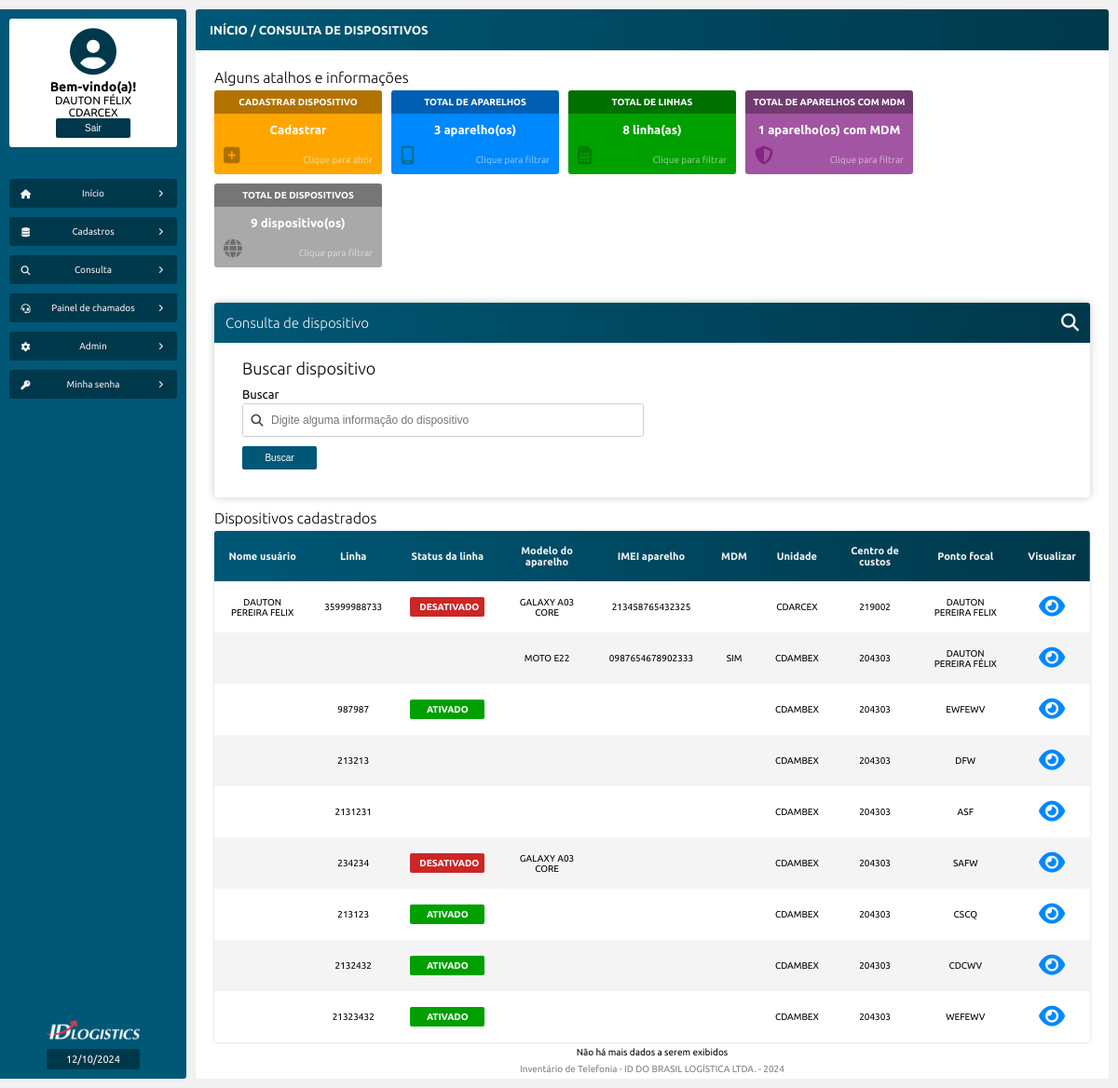
Page /consulta_dispositivos.php (signed in) on the committed database.
### tables this page shows
CREATE TABLE `tb_dispositivos` (
  `id` int NOT NULL AUTO_INCREMENT,
  `possui_linha` varchar(45) DEFAULT NULL,
  `linha` varchar(100) DEFAULT NULL,
  `operadora` varchar(100) DEFAULT NULL,
  `servico` varchar(100) DEFAULT NULL,
  `perfil` varchar(100) DEFAULT NULL,
  `status` varchar(100) DEFAULT NULL,
  `data_ativacao` varchar(100) DEFAULT NULL,
  `sim_card` varchar(100) DEFAULT NULL,
  `possui_aparelho` varchar(45) DEFAULT NULL,
  `marca_aparelho` varchar(100) DEFAULT NULL,
  `modelo_aparelho` varchar(100) DEFAULT NULL,
  `imei_aparelho` varchar(100) DEFAULT NULL,
  `gestao_mdm` varchar(100) DEFAULT NULL,
  `unidade` varchar(100) DEFAULT NULL,
  `centro_custo` varchar(100) DEFAULT NULL,
  `uf` varchar(10) DEFAULT NULL,
  `canal` varchar(100) DEFAULT NULL,
  `ponto_focal` varchar(100) DEFAULT NULL,
  `gestor` varchar(100) DEFAULT NULL,
  `possui_usuario` varchar(45) DEFAULT NULL,
  `nome` varchar(100) DEFAULT NULL,
  `matricula` varchar(100) DEFAULT NULL,
  `email` varchar(100) DEFAULT NULL,
  `funcao` varchar(100) DEFAULT NULL,
  PRIMARY KEY (`id`),
  FULLTEXT KEY `linha` (`linha`,`operadora`,`servico`,`perfil`,`status`,`sim_card`,`marca_aparelho`,`modelo_aparelho`,`imei_aparelho`,`unidade`,`centro_custo`,`uf`,`ponto_focal`,`gestor`,`nome`,`matricula`)
);

### src/model/Telefonia.php (called while the page is built, shortened)
<?php
class Telefonia
{
    private PDO $pdo;
    public function __construct(PDO $pdo)
    {
        $this->pdo = $pdo;
    }
    public function exibeDispositivos(): array
    {
        $sql = "SELECT * FROM tb_dispositivos";
        $stmt = $this->pdo->prepare($sql);
        $stmt->execute();
        $resultado = $stmt->fetchAll(PDO::FETCH_ASSOC);
        return $resultado;
    }
    public function contagemDispositivos(): int
    {
        $sql = "SELECT COUNT(*) FROM tb_dispositivos";
        $stmt = $this->pdo->prepare($sql);
        $stmt->execute();
        $resultado = $stmt->fetchColumn();
        return $resultado;
    }
    public function contagemMDM(): int
    {
        $sql = "SELECT COUNT(*) FROM tb_dispositivos WHERE gestao_mdm = 'Sim'";
        $stmt = $this->pdo->prepare($sql);
        $stmt->execute();
        $resultado = $stmt->fetchColumn();
        return $resultado;
    }
    public function contagemLinhas(): int
    {
        $sql = "SELECT COUNT(*) FROM tb_dispositivos WHERE linha != ''";
        $stmt = $this->pdo->prepare($sql);
        $stmt->execute();
        $resultado = $stmt->fetchColumn();
        return $resultado;
    }
    public function contagemAparelhos(): int
    {
        $sql = "SELECT COUNT(*) FROM tb_dispositivos WHERE marca_aparelho != ''";
        $stmt = $this->pdo->prepare($sql);
        $stmt->execute();
        $resultado = $stmt->fetchColumn();
        return $resultado;
    }
}

### consulta_dispositivos.php (the view, shortened to what this page needs)
<?php
require_once "src/config/conexao_bd.php";
if (($_SERVER['QUERY_STRING'] ?? '') === 'linhas') {
    $titulo_tabela_filtrada = "Linhas cadastradas";
    $dispositivo = new Telefonia($pdo);
    $exibeDispositivos = $dispositivo->exibeLinhas();
} elseif(($_SERVER['QUERY_STRING'] ?? '') === 'aparelhos') {
    $titulo_tabela_filtrada = "Aparelhos cadastrados";
    $dispositivo = new Telefonia($pdo);
    $exibeDispositivos = $dispositivo->exibeAparelhos();
} elseif(($_SERVER['QUERY_STRING'] ?? '') === 'mdm') {
    $titulo_tabela_filtrada = "Aparelhos com MDM";
    $dispositivo = new Telefonia($pdo);
    $exibeDispositivos = $dispositivo->exibeComMDM();
} elseif(($_SERVER['QUERY_STRING'] ?? '') !== 'mdm' && ($_SERVER['QUERY_STRING'] ?? '') !== 'linha' && ($_SERVER['QUERY_STRING'] ?? '') !== 'aparelho' && ($_SERVER['QUERY_STRING'] ?? '') !== '') {
    $titulo_tabela_filtrada = 'Resultado da busca';
    $dispositivo = new Telefonia($pdo);
    $exibeDispositivos = $dispositivo->buscaDispositivo();
} else {
    $titulo_tabela_filtrada = "Dispositivos cadastrados";
    $dispositivo = new Telefonia($pdo);
    $exibeDispositivos = $dispositivo->exibeDispositivos();
}
$mdm = new Telefonia($pdo);
$totalMDM = $mdm->contagemMDM();
$linha = new Telefonia($pdo);
$totalLinhas = $linha->contagemLinhas();
$aparelho = new Telefonia($pdo);
$totalAparelhos = $aparelho->contagemAparelhos();
$dispositivos = new Telefonia($pdo);
$totaldispositivos = $dispositivos->contagemDispositivos();
?>
<!DOCTYPE html>
<html>
<head>
    <?php
    require_once "src/views/layout/head.php";
    ?>
</head>
<body>
    <main class="corpo">
        <?php
        require_once "src/views/layout/menu_lateral.php";
        ?>
        <section class="principal">
            <article class="conteudo">
                <header class="conteudo-cabecalho">
                    <h3><a href="inicio.php">INÍCIO</a> / CONSULTA DE DISPOSITIVOS</h3>
                </header>
                <section class="conteudo-center">
                    <article class="conteudo-center-boxs">
                        <div class="conteudo-center-box-01">
                            <h1>Alguns atalhos e informações</h1>
                            <a href="cadastrar_dispositivo.php">
                                <div>
                                    <div id="box-infos-amarela">
                                        <span>
                                            <h4>CADASTRAR DISPOSITIVO</h4>
                                        </span>
                                        <h3>Cadastrar</h3>
                                        <i class="fa-solid fa-square-plus"></i>
                                        <p class="texto-filtro">Clique para abrir</p>
                                    </div>
                                </div>
                            </a>
                            <a href="consulta_dispositivos.php?aparelhos">
                                <div>
                                    <div id="box-infos-azul">
                                        <span>
                                            <h4>TOTAL DE APARELHOS</h4>
                                        </span>
                                        <h3><?= $totalAparelhos ?> aparelho(os)</h3>
                                        <i class="fa-solid fa-mobile-screen"></i>
                                        <p class="texto-filtro">Clique para filtrar</p>
                                    </div>
                                </div>
                            </a>
                            <a href="consulta_dispositivos.php?linhas">
                                <div>
                                    <div id="box-infos-verde">
                                        <span>
                                            <h4>TOTAL DE LINHAS</h4>
                                        </span>
                                        <h3><?= $totalLinhas ?> linha(as)</h3>
                                        <i class="fa-solid fa-sim-card"></i>
                                        <p class="texto-filtro">Clique para filtrar</p>
                                    </div>
                                </div>
                            </a>
                            <a href="consulta_dispositivos.php?mdm">
                                <div>
                                    <div id="box-infos-roxa">
                                        <span>
                                            <h4>TOTAL DE APARELHOS COM MDM</h4>
                                        </span>
                                        <h3><?= $totalMDM; ?> aparelho(os) com MDM</h3>
                                        <i class="fa-solid fa-shield-halved"></i>
                                        <p class="texto-filtro">Clique para filtrar</p>
                                    </div>
                                </div>
                            </a>
                            <a href="consulta_dispositivos.php">
                                <div>
                                    <div id="box-infos-cinza">
                                        <span>
                                            <h4>TOTAL DE DISPOSITIVOS</h4>
                                        </span>
                                        <h3><?= $totaldispositivos; ?> dispositivo(os)</h3>
                                        <i class="fa-solid fa-globe"></i>
                                        <p class="texto-filtro">Clique para filtrar</p>
                                    </div>
                                </div>
                            </a>
                        </div>
                        <div>
                            <form method="get" action="consulta_dispositivos.php">
                                <header id="form-cabecalho">
                                    <h1>Consulta de dispositivo</h1>
                                    <i class="fa-solid fa-magnifying-glass"></i>
                                </header>
                                <h2>Buscar dispositivo</h2>
                                <label for="busca">Buscar
                                    <div>
                                        <i class="fa-solid fa-magnifying-glass"></i>
                                        <input type="search" name="busca" id="busca" placeholder="Digite alguma informação do dispositivo">
                                    </div>
                                </label>
                                <button type="submit">Buscar</button>
                            </form>
                        </div>
                        <div>
                            <h1><?= $titulo_tabela_filtrada ?></h1>
                            <table>
                                <thead>
                                    <tr>
                                        <td>Nome usuário</td>
                                        <td>Linha</td>
                                        <td>Status da linha</td>
                                        <td>Modelo do aparelho</td>
                                        <td>IMEI aparelho</td>
                                        <td>MDM</td>
                                        <td>Unidade</td>
                                        <td>Centro de custos</td>
                                        <td>Ponto focal</td>
                                        <td>Visualizar</td>
                                    </tr>
                                </thead>
                                <tbody>
                                    <?php foreach($exibeDispositivos as $dispositivo) : ?>
                                    <tr>
                                        <td><?= htmlentities($dispositivo['nome']) ?></td>
                                        <td><?= htmlentities($dispositivo['linha']) ?></td>
                                        <td id="Status"><p><?= htmlentities($dispositivo['status']) ?></p></td>
                                        <td><?= htmlentities($dispositivo['modelo_aparelho']) ?></td>
                                        <td><?= htmlentities($dispositivo['imei_aparelho']) ?></td>
                                        <td><?= htmlentities($dispositivo['gestao_mdm']) ?></td>
                                        <td><?= htmlentities($dispositivo['unidade']) ?></td>
                                        <td><?= htmlentities($dispositivo['centro_custo']) ?></td>
                                        <td><?= htmlentities($dispositivo['ponto_focal']) ?></td>
                                        <td id="status">
                                            <a href="visualiza_dispositivo.php?id=<?= $dispositivo['id'] ?>"><i class="fa-solid fa-eye"></i></a>
                                        </td>
                                    </tr>
                                    <?php endforeach ?>
                                </tbody>
                            </table>
                            <p>Não há mais dados a serem exibidos</p>
                        </div>
                    </article>
                </section>
                <?php
                require_once "src/views/layout/rodape.php";
                ?>
            </article>
        </section>
    </main>
</body>
</html>

### rows in the picture
tb_dispositivos: nome "DAUTON PEREIRA FELIX", linha "35999988733", status "DESATIVADO", modelo_aparelho "GALAXY A03 CORE", imei_aparelho "213458765432325", unidade "CDARCEX", centro_custo "219002", ponto_focal "DAUTON PEREIRA FELIX"
tb_dispositivos: modelo_aparelho "MOTO E22", imei_aparelho "0987654678902333", gestao_mdm "SIM", unidade "CDAMBEX", centro_custo "204303", ponto_focal "DAUTON PEREIRA FÉLIX"
tb_dispositivos: linha "987987", status "ATIVADO", unidade "CDAMBEX", centro_custo "204303", ponto_focal "EWFEWV"
tb_dispositivos: linha "213213", unidade "CDAMBEX", centro_custo "204303", ponto_focal "DFW"
tb_dispositivos: linha "2131231", unidade "CDAMBEX", centro_custo "204303", ponto_focal "ASF"
tb_dispositivos: linha "234234", status "DESATIVADO", modelo_aparelho "GALAXY A03 CORE", unidade "CDAMBEX", centro_custo "204303", ponto_focal "SAFW"
tb_dispositivos: linha "213123", status "ATIVADO", unidade "CDAMBEX", centro_custo "204303", ponto_focal "CSCQ"
tb_dispositivos: linha "2132432", status "ATIVADO", unidade "CDAMBEX", centro_custo "204303", ponto_focal "CDCWV"
tb_dispositivos: linha "21323432", status "ATIVADO", unidade "CDAMBEX", centro_custo "204303", ponto_focal "WEFEWV"

### other values in the picture
$_SESSION['nome'] "DAUTON FÉLIX"
$_SESSION['unidade'] "CDARCEX"
exibeDataAtual() "12/10/2024"
$totalAparelhos "3"
$totalLinhas "8"
$totalMDM "1"
$totaldispositivos "9"
$titulo_tabela_filtrada "Dispositivos cadastrados"
